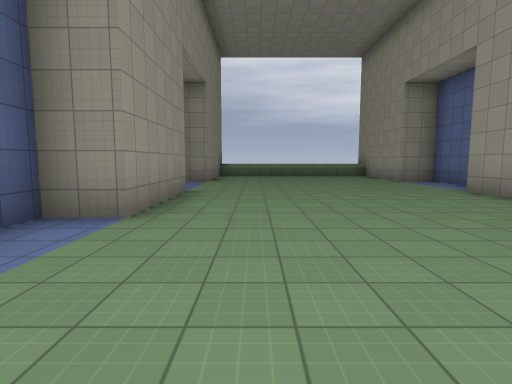
View 1 (above)

18 first-person views from a walk through a Godot game level. The camera is 1.5 m above the floor, tilts 6° down and sees 80° across. The floor is counted in squares, 2.25 m on a side. Each view is taken from the middle of a square. On the plan, view 1 faces up. The plan holds only what a view shows up to about 10 squares ahead; the rest is blank. Surface patterns are stand-ins for the level's own textures.

View 2
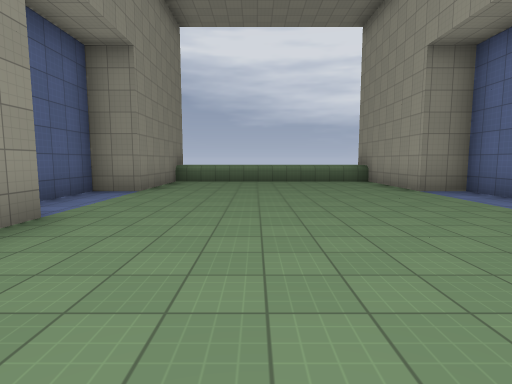

View 3
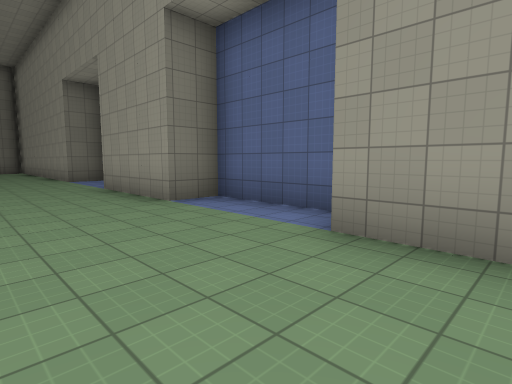

View 4
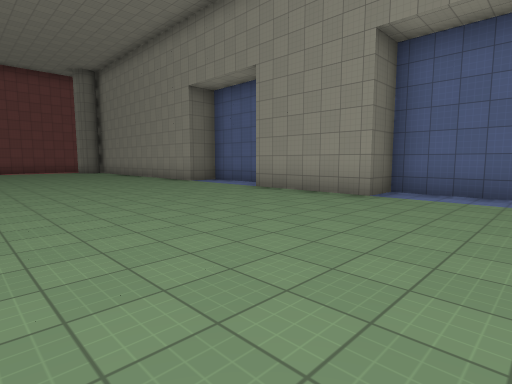

View 5
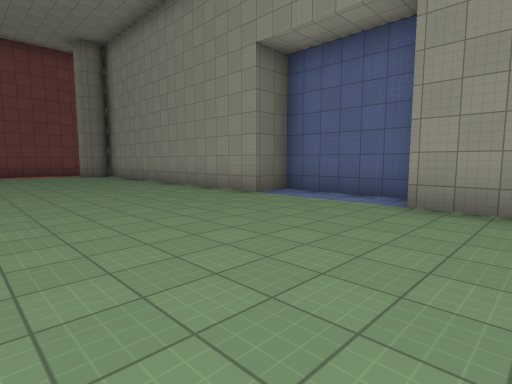

View 6
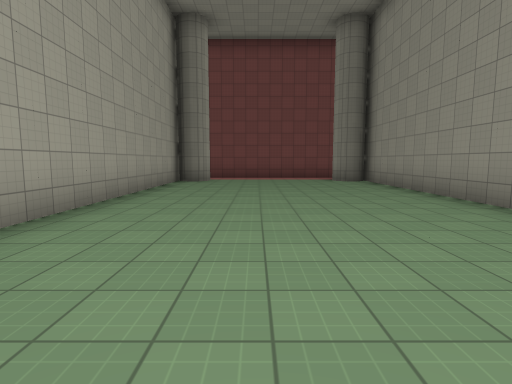

View 7
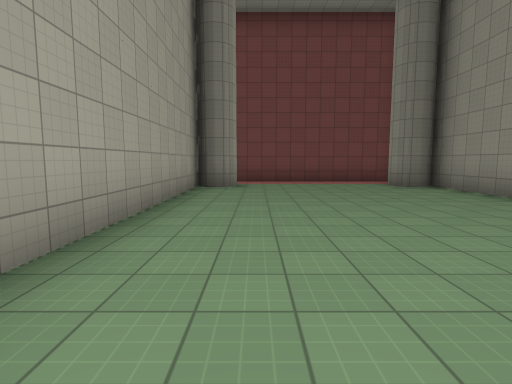

View 8
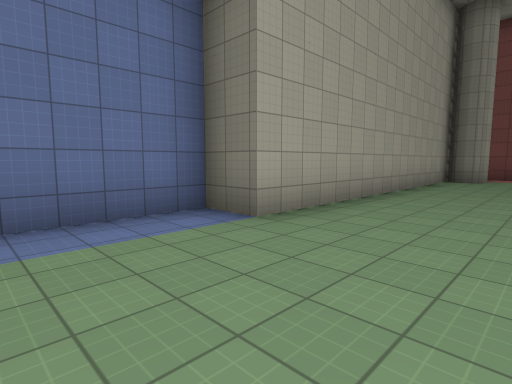

View 9
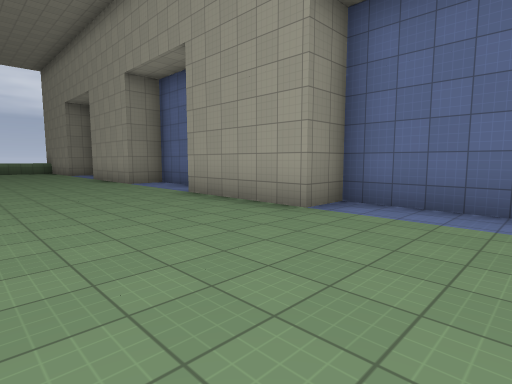

View 10
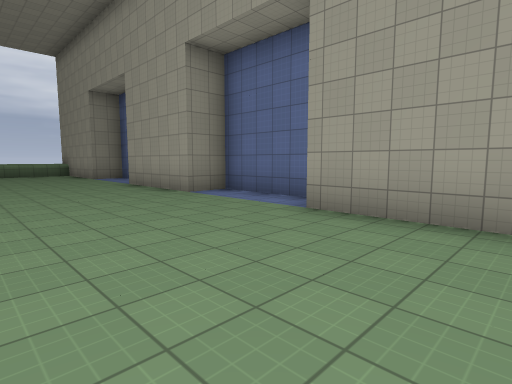

View 11
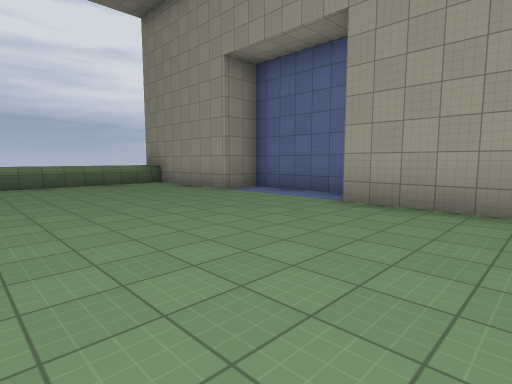

View 12
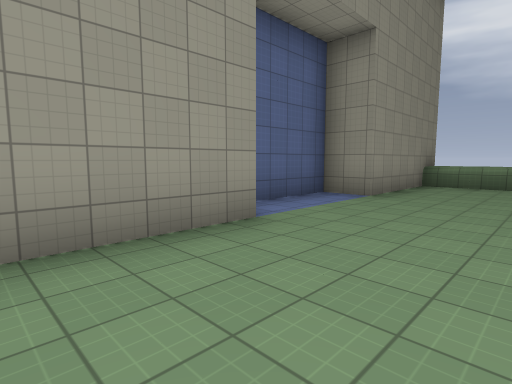

View 13
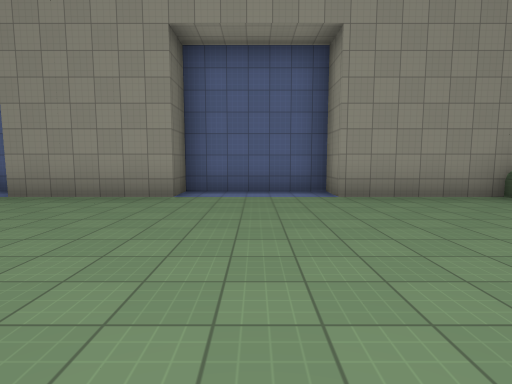

View 14
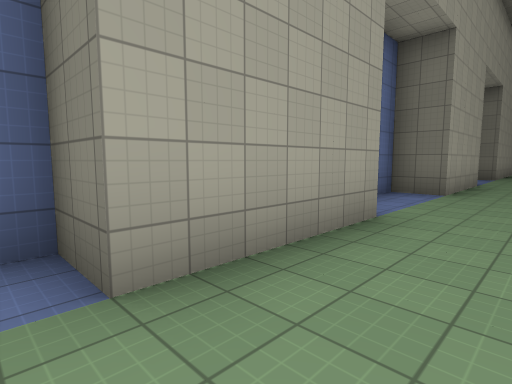

View 15
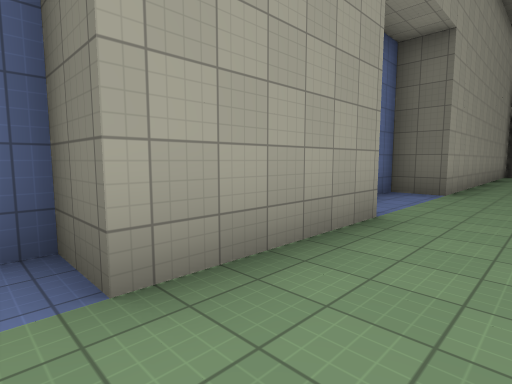

View 16
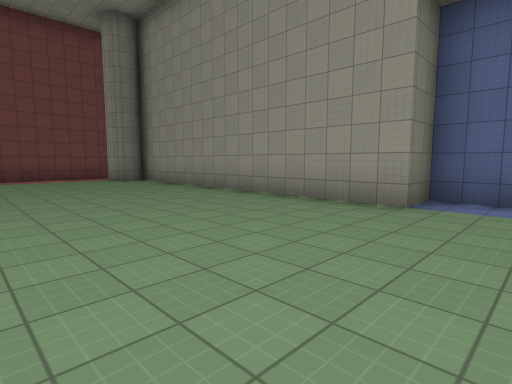

View 17
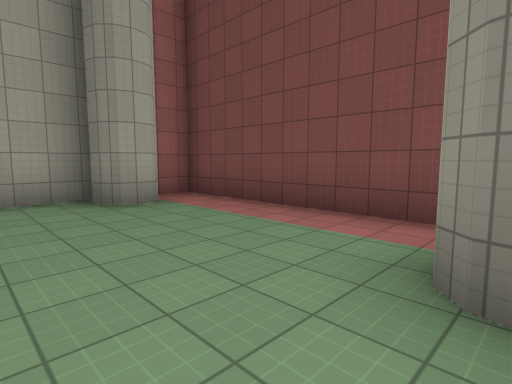

View 18
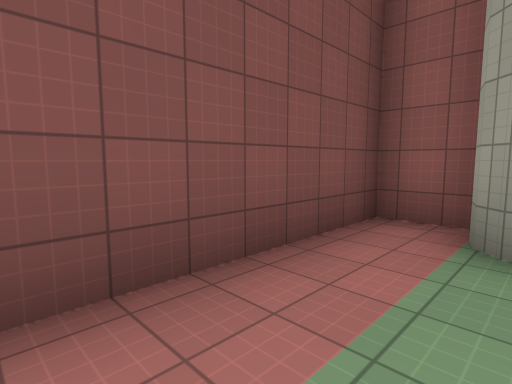

### Floor plan
Points are (right, up) in squares from view 1. A wall is a line through its corners. A room is listed if a view was taken in it or the views show most of it. See-through windows are left out.
Room 1 (views 1, 2, 3, 4, 5, 6, 7, 8, 9, 10, 11, 12, 13, 14, 15, 16, 17, 18)
walls: (-2.5, -2.8) (-2.5, -5.5) (-1.5, -5.5) (-1.5, -14); (-1.4, -13.6) (-1, -13.5) (-0.6, -13.6); (4.5, -14) (4.5, -5.5) (5.5, -5.5) (5.5, -2.5) (4.5, -2.5) (4.5, 0.5) (5.5, 0.5) (5.5, 3.5) (4.5, 3.5) (4.5, 6.5) (5.5, 6.5) (5.5, 9.5) (4.5, 9.5) (4.5, 13.5); (-0.6, -14.4) (-1.1, -14.5); (-1.5, -14.5) (-1.5, -15.5) (4.5, -15.5) (4.5, -14.8); (-1.5, 13.5) (-1.5, 9.5) (-2.5, 9.5) (-2.5, 6.5) (-1.5, 6.5) (-1.5, 3.5) (-2.5, 3.5) (-2.5, 0.5) (-1.5, 0.5) (-1.5, -2.5)
low walls: (4.5, 12.5) (-1.5, 12.5)

Positions as (right, up) in squares from view 1, and headings:
1: (0, 0), facing up
2: (1, 3), facing up
3: (1, 5), facing down-left
4: (4, 3), facing down-left
5: (3, -1), facing down-left
6: (2, -4), facing down
7: (3, -6), facing down
8: (2, -3), facing down-right
9: (1, -5), facing up-right
10: (1, -2), facing up-right
11: (0, 4), facing up-right
12: (1, 4), facing up-left
13: (4, 8), facing left
14: (3, 7), facing down-right
15: (3, 1), facing down-right
16: (3, -4), facing down-left
17: (-1, -12), facing down-right
18: (2, -14), facing down-left
